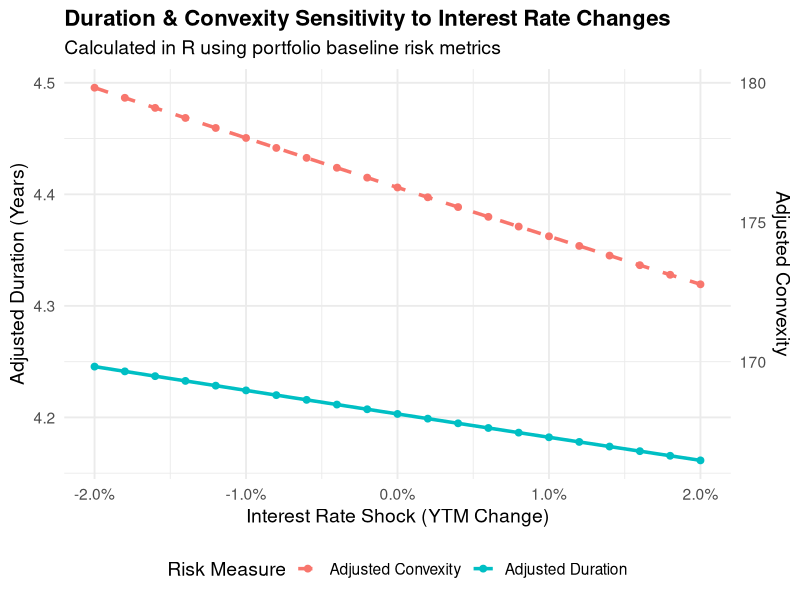
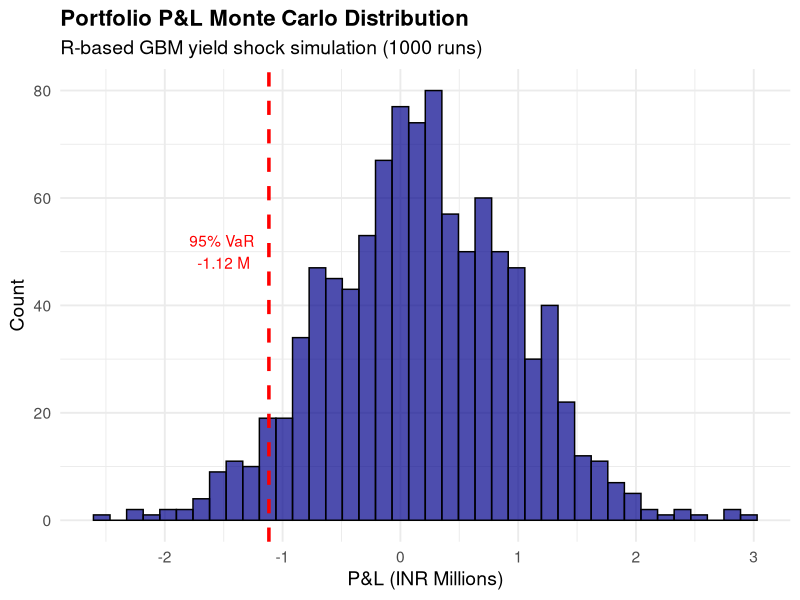

The R script that drew these images, in order:
# Day 11 - R Implementation: sensitivity_visualization.R
# This script performs interest rate sensitivity analysis and generates ggplot2 visualizations.

if (!require("tidyverse")) install.packages("tidyverse", dependencies=TRUE)
if (!require("ggplot2")) install.packages("ggplot2", dependencies=TRUE)
if (!require("scales")) install.packages("scales", dependencies=TRUE)

library(tidyverse)
library(ggplot2)
library(scales)

# 1. Generate Interest Rate Shocks (-2% to +2% in 0.2% steps)
rate_shocks <- seq(-0.02, 0.02, by = 0.002)

# Load portfolio baseline averages
# Baseline Modified Duration = 4.2031
# Baseline Convexity = 176.2455
base_dur <- 4.2031
base_conv <- 176.2455
r_base <- 0.0674 / 2 # semi-annual yield baseline

results <- data.frame(
  RateChange = rate_shocks,
  AdjDuration = numeric(length(rate_shocks)),
  AdjConvexity = numeric(length(rate_shocks))
)

# 2. Compute Adjusted Duration and Convexity for each shock
# Analytical adjustments:
# Duration decreases as rates rise, and increases as rates fall.
# AdjDuration = base_dur / (1 + RateChange/2)
# AdjConvexity = base_conv / (1 + RateChange/2)^2
for (i in 1:length(rate_shocks)) {
  dr = rate_shocks[i]
  results$AdjDuration[i]  <- base_dur / (1 + dr / 2.0)
  results$AdjConvexity[i] <- base_conv / (1 + dr / 2.0)^2
}

# Export sensitivity results to CSV for Power BI import
write.csv(results, "sensitivity_results.csv", row.names = FALSE)
message("Sensitivity results exported to: sensitivity_results.csv")

# 3. Create ggplot2 Sensitivity Chart (with dual-axis or facet)
# Since ggplot2 secondary axis requires transforming the data, we scale Convexity to fit on the same scale
scale_factor <- 40 # 176 / 40 = 4.4, which aligns with duration around 4.2
p1 <- ggplot(results, aes(x = RateChange)) +
  geom_line(aes(y = AdjDuration, color = "Adjusted Duration"), size = 1.2) +
  geom_line(aes(y = AdjConvexity / scale_factor, color = "Adjusted Convexity"), size = 1.2, linetype = "dashed") +
  geom_point(aes(y = AdjDuration, color = "Adjusted Duration"), size = 2) +
  geom_point(aes(y = AdjConvexity / scale_factor, color = "Adjusted Convexity"), size = 2) +
  scale_y_continuous(
    name = "Adjusted Duration (Years)",
    sec.axis = sec_axis(~ . * scale_factor, name = "Adjusted Convexity")
  ) +
  scale_x_continuous(labels = percent) +
  labs(
    title = "Duration & Convexity Sensitivity to Interest Rate Changes",
    subtitle = "Calculated in R using portfolio baseline risk metrics",
    x = "Interest Rate Shock (YTM Change)",
    color = "Risk Measure"
  ) +
  theme_minimal(base_size = 14) +
  theme(
    plot.title = element_text(face = "bold", size = 16),
    legend.position = "bottom"
  )

# Save chart
ggsave("r_sensitivity_chart.png", plot = p1, width = 8, height = 6, dpi = 300)
message("Sensitivity plot saved to: r_sensitivity_chart.png")

# 4. Generate Mock VaR Histogram
set.seed(42)
mock_pnl <- rnorm(1000, mean = 200000, sd = 800000) # Parallel shift simulation
var_95 <- quantile(mock_pnl, 0.05)

p2 <- ggplot(data.frame(PnL = mock_pnl), aes(x = PnL / 1e6)) +
  geom_histogram(bins = 40, fill = "darkblue", color = "black", alpha = 0.7) +
  geom_vline(xintercept = var_95 / 1e6, color = "red", linetype = "dashed", size = 1.2) +
  annotate("text", x = var_95 / 1e6 - 0.4, y = 50, label = paste("95% VaR\n", round(var_95 / 1e6, 2), "M"), color = "red") +
  labs(
    title = "Portfolio P&L Monte Carlo Distribution",
    subtitle = "R-based GBM yield shock simulation (1000 runs)",
    x = "P&L (INR Millions)",
    y = "Count"
  ) +
  theme_minimal(base_size = 14) +
  theme(plot.title = element_text(face = "bold", size = 16))

# Save chart
ggsave("r_var_histogram.png", plot = p2, width = 8, height = 6, dpi = 300)
message("VaR histogram saved to: r_var_histogram.png")
